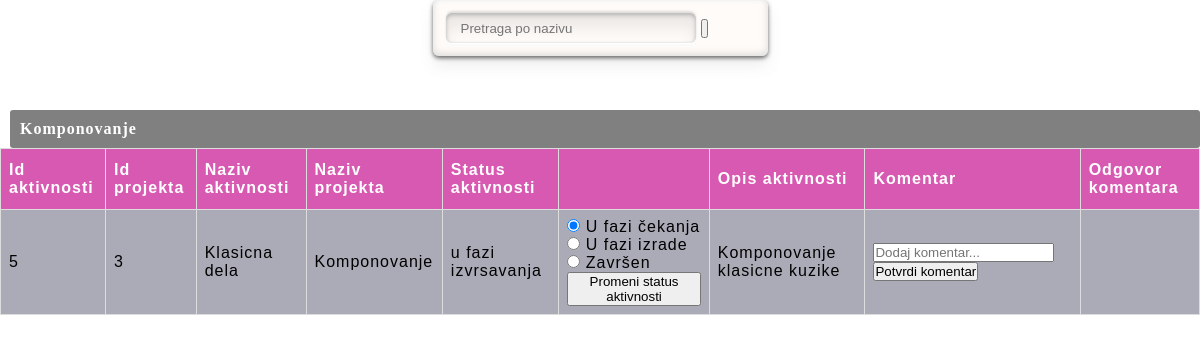
The app's page /zaposleni.php?pretraga=Komponovanje with its own data.
### tables this page shows
CREATE TABLE IF NOT EXISTS `projekat` (
  `idProjekta` int(5) NOT NULL AUTO_INCREMENT,
  `nazivProjekta` text NOT NULL,
  `lokacija` text NOT NULL,
  `sprema` text NOT NULL,
  `opis` text NOT NULL,
  `pogodnosti` text NOT NULL,
  `rok` text NOT NULL,
  `status` varchar(50) NOT NULL,
  PRIMARY KEY (`idProjekta`)
);

CREATE TABLE IF NOT EXISTS `delegirano` (
  `idAktivnosti` int(50) NOT NULL,
  `idKorisnika` int(50) NOT NULL,
  PRIMARY KEY (`idAktivnosti`)
);

CREATE TABLE IF NOT EXISTS `aktivnosti` (
  `idAktivnosti` int(5) NOT NULL,
  `idProjekta` int(5) NOT NULL,
  `nazivAktivnosti` text NOT NULL,
  `opisAktivnosti` text NOT NULL,
  `statusAktivnosti` text NOT NULL,
  `komentar` text NOT NULL,
  `odgovorKomentara` text NOT NULL,
  PRIMARY KEY (`idAktivnosti`)
);

### zaposleni.php (the view, shortened to what this page needs)
<!DOCTYPE html>
<html>
    <head>
        <link rel="stylesheet" href="style.css"/>
        </head>
    <body>
    <div class="search-container">
                    <form class="searchbox" action="/zaposleni.php">
                      <input type="search" placeholder="Pretraga po nazivu" name = "pretraga">
                      <button id = "dugme" type="submit" value="search">&nbsp;</button>
                    </form>
                  </div>
      <br>
      <br>
     <br>
     <table id="tabela">
    <?php
         $conn = konekcija();
         if(isset($_GET["pretraga"])){
            $pretraga=$_GET["pretraga"];
            $sql="SELECT * FROM projekat JOIN aktivnosti ON projekat.idProjekta =aktivnosti.idProjekta JOIN delegirano ON aktivnosti.idAktivnosti = delegirano.idAktivnosti WHERE delegirano.idKorisnika ='6' AND projekat.nazivProjekta = '$pretraga'";
          }
          else{
           $sql="SELECT * FROM projekat JOIN aktivnosti ON projekat.idProjekta =aktivnosti.idProjekta JOIN delegirano ON aktivnosti.idAktivnosti = delegirano.idAktivnosti WHERE delegirano.idKorisnika ='6'";
          }
          $rezultat=$conn->query($sql);
          $niz = array();
          if($rezultat->num_rows > 0){
          while($red = $rezultat->fetch_assoc()){
           if (!in_array($red["nazivProjekta"], $niz)) {
           echo '
           <div class="board-list">
             <div class="list-title">'. $red["nazivProjekta"]. '</div>';
             array_push($niz, $red["nazivProjekta"]);
             $id = $red["idProjekta"];
             $sql="SELECT * FROM `aktivnosti` JOIN delegirano ON aktivnosti.idAktivnosti = delegirano.idAktivnosti WHERE aktivnosti.idProjekta = '$id' AND delegirano.idKorisnika =  '6'";
             $rezultat2=$conn->query($sql);
             if($rezultat2->num_rows > 0){
            echo '
                     <thead>
                         <tr>
                             <th >Id aktivnosti  </th>
                             <th >Id projekta </th>
                             <th >Naziv aktivnosti  </th>
                             <th >Naziv projekta  </th>
                             <th >Status aktivnosti  </th>
                             <th >   </th>
                             <th >Opis aktivnosti  </th>
                             <th >Komentar  </th>
                             <th >Odgovor komentara  </th>
                         </tr>
                     </thead>';
                     while($red2 = $rezultat2->fetch_assoc()){
                        echo "<tr>";
                        echo '<td>'. $red["idAktivnosti"].'</td>';
                        echo '<td>'. $red["idProjekta"]. '</td>';
                        echo '<td>'. $red["nazivAktivnosti"]. '</td>';
                        echo '<td>'. $red["nazivProjekta"]. '</td>';
                        echo '<td>'. $red["statusAktivnosti"].'</td>';
                        echo '<td><form  method="post" action="/zaposleni.php">
                        <input type="radio" name="Status" value="U fazi čekanja" checked> U fazi čekanja
                        <input type="radio" name="Status" value="U fazi izrade"> U fazi izrade
                        <input type="radio" name="Status" value="Završen"> Završen
                        <button name="promeniStatus"  value="'. $red["idAktivnosti"]. '">Promeni status aktivnosti</button></form></td>';
                        echo '<td>'. $red["opisAktivnosti"].'</td>';
                        echo '<td><form method="post" action="/zaposleni.php" >
					    <input type="text" id="Komentar" name="Komentar" placeholder="Dodaj komentar...">
                        <button name="komentarisi" value="'.$red["idAktivnosti"]. '">Potvrdi komentar</button></td></form>';
                        echo '<td>'. $red["odgovorKomentara"].'</td>';
                        echo '</tr>';
                    }
                }
            }
        }
    }
            ?>
        </table>
  </body>
</html>

### style.css (style rules this page uses)
* { margin: 0; padding: 0; box-sizing: border-box; }
body { background-image: url(flower.jpg); background-repeat: no-repeat; background-size: cover; height: 100vh; font-family: "Times new roman", serif; letter-spacing: 1px; }
.board-list { background-color: grey; border-radius: 3px; display: grid; grid-auto-rows: max-content; grid-gap: 10px; height: max-content; padding: 10px; margin-left: 10px; }
.list-title { font-weight: bold; color: white; }
#tabela { font-family: Arial, Helvetica, sans-serif; border-collapse: collapse; width: 100%; }
#tabela td, #tabela th { border: 1px solid #ddd; padding: 8px; }
#tabela tr:nth-child(odd) { background-color: #aaabb6; }
#tabela th { padding-top: 12px; padding-bottom: 12px; text-align: left; background-color: #d859b2; color: white; }
.searchbox { background-color:#fffbf8; padding:13px; width:335px; margin: auto; -webkit-box-sizing:border-box; -moz-box-sizing:border-box; box-sizing:border-box; border-radius:6px; -webkit-box-shadow: 0 2px 4px 0 rgba(72, 72, 72, 0.83), 0 10px 15px 0 rgba(126, 126, 126, 0.12), 0 -2px 6px 1px rgba(199, 199, 199, 0.55) inset, 0 2px 4px 2px rgba(255, 255, 255, 0.83) inset; -moz-box-shadow: 0 2px 4px 0 rgba(72, 72, 72, 0.83), 0 10px 15px 0 rgba(126, 126, 126, 0.12), 0 -2px 6px 1px rgba(199, 199, 199, 0.55) inset, 0 2px 4px 2px rgba(255, 255, 255, 0.83) inset; box-shadow: 0 2px 4px 0 rgba(72, 72, 72, 0.83), 0 10px 15px 0 rgba(126, 126, 126, 0.12), 0 -2px 6px 1px rgba(199, 199, 199, 0.55) inset, 0 2px 4px 2px rgba(255, 255, 255, 0.83) inset; }
input[type="search"] { width:250px; height:30px; padding-left:15px; border-radius:6px; border:none; color:#939393; font-weight:500; background-color:#fffbf8; -webkit-box-shadow: 0 -2px 2px 0 rgba(199, 199, 199, 0.55), 0 1px 1px 0 #fff, 0 2px 2px 1px #fafafa, 0 2px 4px 0 #b2b2b2 inset, 0 -1px 1px 0 #f2f2f2 inset, 0 15px 15px 0 rgba(41, 41, 41, 0.09) inset; -moz-box-shadow: 0 -2px 2px 0 rgba(199, 199, 199, 0.55), 0 1px 1px 0 #fff, 0 2px 2px 1px #fafafa, 0 2px 4px 0 #b2b2b2 inset, 0 -1px 1px 0 #f2f2f2 inset, 0 15px 15px 0 rgba(41, 41, 41, 0.09) inset; box-shadow: 0 -2px 2px 0 rgba(199, 199, 199, 0.55), 0 1px 1px 0 #fff, 0 2px 2px 1px #fafafa, 0 2px 4px 0 #b2b2b2 inset, 0 -1px 1px 0 #f2f2f2 inset, 0 15px 15px 0 rgba(41, 41, 41, 0.09) inset; }

### records on screen
projekat: nazivProjekta "Komponovanje"
aktivnosti: idProjekta "3", nazivAktivnosti "Klasicna dela", idProjekta.nazivProjekta "Komponovanje", statusAktivnosti "u fazi izvrsavanja", opisAktivnosti "Komponovanje klasicne kuzike"
delegirano: idAktivnosti "5"
